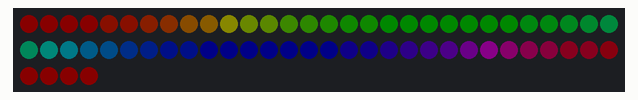
This sketch was run on a simulated Arduino Uno, built with avr-gcc and run on an emulated ATmega328P. On the bench: 64 RGB LEDs in strip order, left to right, continuing on the next row. Dim RGB values are drawn brighter than linear.

Above: at 0.16 s.
At 3.84 s:
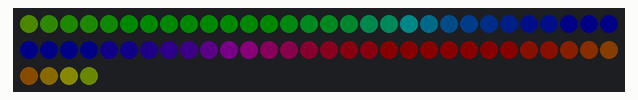
At 7.52 s:
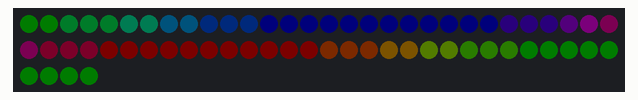
At 9.39 s:
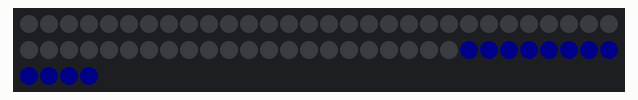
At 13.91 s:
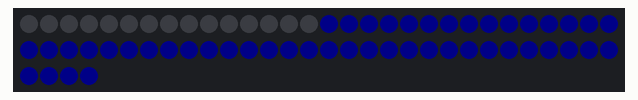
At 18.55 s:
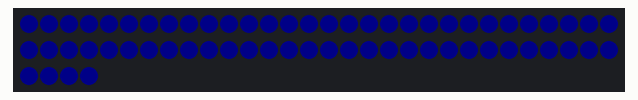

Measured:
- by itself, everything shown: repeats every 19.8 s, in 163 steps

The sketch:

competition-v4.ino
```cpp
// VeX VRC 2021-2022 Tipping Point
// Excellency Trophy

// v2: removed servo support
// v3: removed button support
// v4: fixed rainbow scaling

// by Thomas Dodds

// NeoPixels connected to pin 6

#include <Adafruit_NeoPixel.h>

#define NUM_MODES 2
const uint16_t modeLen[] = {8000, 11600};
#define PIXEL_COUNT 64
#define PIXEL_PIN 6
#define BR 70

Adafruit_NeoPixel strip(PIXEL_COUNT, PIXEL_PIN, NEO_GRB + NEO_KHZ800);

byte mode = 1;
float offset = 0;
unsigned long last;

int i = -1;

void setup() {
  strip.begin();
  strip.show();
}

void loop() {
  switch(mode){
    case 1: rainbow(); break;
    case 2: tip_the_odds(); break;
  }
  if(millistimer(modeLen[mode - 1])){ nextloop(); }
}

bool millistimer(int wait){
  bool retval = false;
  if((last + wait) <= millis()){
    last = millis();
    retval = true;
  }
  return retval;
}
void rainbow(){
  offset += 0.1 * float(PIXEL_COUNT) / 16;
  if(offset >= PIXEL_COUNT){ offset = 0; }

  uint16_t hue;
  int rBR = int(float((modeLen[mode - 1]) - (millis() - last)) * float(BR) / float(1000));

  for(int i = 0; i < PIXEL_COUNT; i++){
    hue = 65535 / float(PIXEL_COUNT) * fmod(offset + i,PIXEL_COUNT);
    strip.setPixelColor(i, strip.gamma32(strip.ColorHSV(hue, 255, constrain(rBR, 0, BR))));
  }

  strip.show();
  delay(15);
}

void tip_the_odds(){
  if(++offset >= 360){ offset = 0; }
  float pos = sin(radians(offset));

  if(pos < 0){
    for(int i = 0; i < PIXEL_COUNT; i++){
      int attribute = -pos * BR * PIXEL_COUNT - BR * i;
      strip.setPixelColor(i, strip.gamma32(strip.Color(constrain(attribute, 0, BR), 0, 0)));
    }
  } else {
    for(int i = 0; i < PIXEL_COUNT; i++){
      int attribute = pos * BR * PIXEL_COUNT - BR * i;
      strip.setPixelColor(PIXEL_COUNT - i - 1, strip.gamma32(strip.Color(0, 0, constrain(attribute, 0, BR))));
    }
  }

  strip.show();
  delay(15);
}

void nextloop(){
  if(++mode > NUM_MODES){ mode = 1; }
  offset = 0;
  i = -1;
}
```
